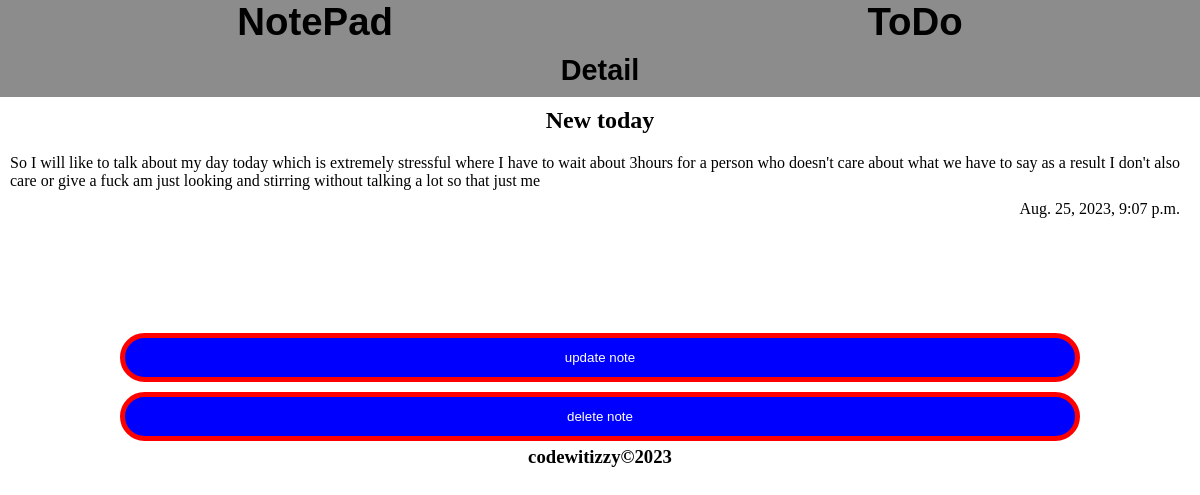
Screenshot of /notepad/detailnote/13 (signed in) with the database file from the repository.
### notepad/models.py (models this page shows, shortened)
class Note(models.Model):
    owner = models.ForeignKey(User, on_delete=models.CASCADE)
    title = models.CharField(max_length=100)
    body = models.TextField()
    date = models.DateTimeField(auto_now_add=True)
    category = models.ForeignKey(Category, on_delete=models.CASCADE)

### notepad/views.py (the view)
# urls.py: path("detailnote/<int:pk>",views.NoteDetailView.as_view(), name="detail"),
class NoteDetailView(LoginRequiredMixin, DetailView):
       template_name = "detail.html"
       login_url = "signin"
       model = Note
       context_object_name = "note"

### notepad/templates/detail.html (shortened to what this page needs)
{% load static %}
<!DOCTYPE html>
<html lang="en">
<head>
   <link rel="stylesheet" href="{% static 'css/detail.css' %}">
</head>
<body>
    <header>
      <div class="header-container">
         <div class="header1">
		 <a href="{% url 'index' %}"><h1>NotePad</h1></a>
         </div>
         <div class="header2">
            <a href="#"><h1>ToDo</h1></a>
         </div>
      </div>
      <h2>Detail</h2>
   </header>
   <main>
      <section>
         <div class="title">
		 <h2>{{note.title}}</h2>
         </div>
         <div class="body">
		 <p>{{note.body}}</p>
            <div class="date">
		    <p>{{note.date}}</p>
            </div>
         </div>
      </section>
      <br>
      <br>
      <br>
      <br>
      <br>
      <a href="{%url 'update' note.id %}"><button class="btn">update note</button></a>
	 <a href="{% url 'delete' note.id %}"><button class="btn">delete note</button></a>
   </main>
   <footer>
      <div class="footer">
         <h3>codewitizzy&copy;2023</h3>
      </div>
   </footer>
</body>
</html>

### static/css/detail.css (style rules this page uses)
* { padding: 0; margin: 0; box-sizing: border-box; }
header { background: #8c8c8c; font-family: Sans-Serif; font-size: 1.2em; }
a { text-decoration: none; color: black; }
header h2 { text-align: center; padding: 10px 5px; }
.header-container { display: flex; justify-content: space-around; align-items: center; }
.title { text-align: center; margin: 10px auto; font-weight: 400; }
.body { padding: 10px; font-weight: 300; width:100%; overflow-wrap:break-word; word-wrap:break-word; word-break:break-word; border-collapse:collapse; }
.date { text-align: right; margin: 10px; font-weight: 500; }
.btn { padding: 12px; width: 80%; margin: 5px 10% 5px 10%; border: 5px solid red; background: blue; color: white; border-radius: 50px; }
.footer { text-align: center; }

### rows the page displays
Note: title "New today", body "So I will like to talk about my day today which is extremely stressful where I have to wait about 3hours for a person who doesn't care about what we have to say as a result I don't also care or give a fuck am just looking and stirring without talking a lot so that just me", date "Aug. 25, 2023, 9:07 p.m."
